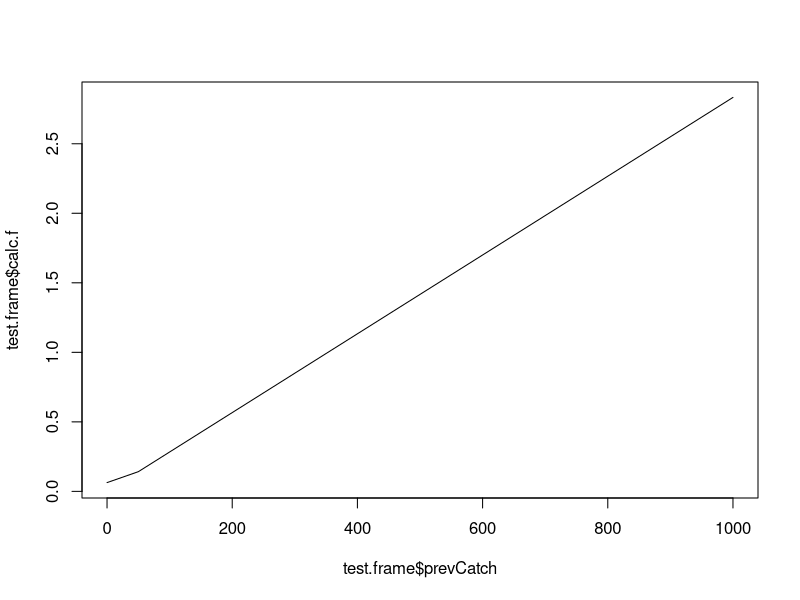
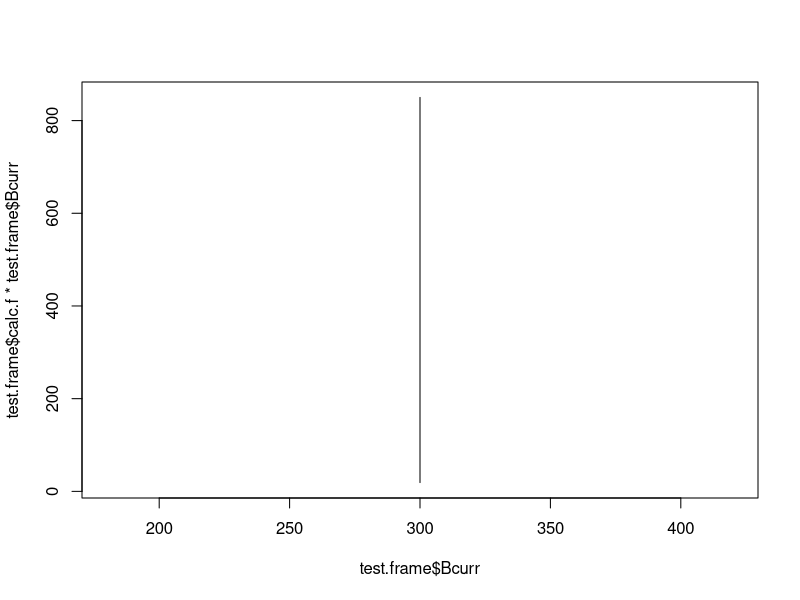

These figures' R source, in order:
#' @title "stability-favoring" harvest control rule. Uses catch in the previous year, as well as traditional "hockey-stick" HCR parameters, to determine what the fishing rate will be in the following year.
#' \code{calc.F.cfp} returns the fishing rate, given biomass and catch in the previous year.
#' This function is essentially the same as other "hockey-stick" rules but does not allow the catch to change by more than 15%. It is a rule intended to stabilize catches.
#' @param prevCatch The catch in the previous year
#' @param Bt Biomass in the current year
#' @param Btarget Biomass at which Fmax occurs - if B>Btarget, F=Fmax
#' @param Blim Biomass at which F = 0 - if B<Blim, F=0
#' @param Fmax Max fishing rate

calc.F.cfp <- function(prevCatch, Bt, Btarget, Blim, Fmax){
  f <- NA
  slope = Btarget/(Btarget-Blim)      # slope of the diagonal part of the hockey stick
  adj.constant <- Btarget/Fmax        # scales y axis to max fishing mortality
  if (Bt <= Blim) {f = 0}
  if (Bt > Blim & Bt <= Btarget) {f <- slope * (Bt-Blim) / adj.constant}
  if (Bt > Btarget) {f = Fmax }
  possible.catch <- f*Bt
  if(possible.catch >= prevCatch * 1.15) {newcatch <- prevCatch*1.15 }
  if(possible.catch != 0 && possible.catch < 0.85*prevCatch) {newcatch <- 0.85*prevCatch } # This used to say Bt
  else(newcatch <- possible.catch)
  #if(newcatch > Bt) (newcatch = Bt) # This step shouldn't be necessary, so I have to figure out why it's happening!
  f <- newcatch / Bt
  return(f)
}


# Test
# calc.F.cfp(prevCatch = 39.6, Bt = 95.8,Btarget = 21,Blim = 100,Fmax = 0.6)
# calc.F.cfp(prevCatch = 35.3, Bt = 117.7,Btarget = 21,Blim = 100,Fmax = 0.6)

test.frame <- data.frame(Bcurr = 300,  #seq(10,10000,by=100)
                         Btarget = 2000,
                         Blim = 100,
                         Fmax = 0.6,
                         prevCatch = seq(0,1000,by=50),
                         calc.f = NA)

for(i in 1:nrow(test.frame)){
  test.frame$calc.f[i] <- calc.F.cfp(prevCatch = test.frame$prevCatch[i],
                                     Bt = test.frame$Bcurr[i],
                                     Btarget = test.frame$Btarget[i],
                                     Blim = test.frame$Blim[i],
                                     Fmax = test.frame$Fmax[i])
}
plot(test.frame$prevCatch,test.frame$calc.f,type='l')
plot(test.frame$Bcurr,test.frame$calc.f*test.frame$Bcurr, type='l')
